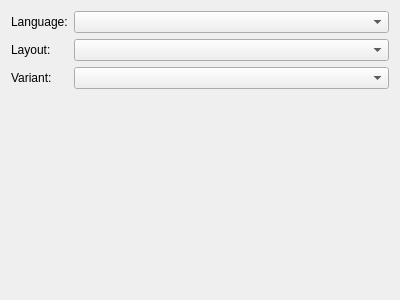
<?xml version="1.0" encoding="UTF-8"?>
<ui version="4.0">
 <class>LayoutSelector</class>
 <widget class="QWidget" name="LayoutSelector">
  <property name="geometry">
   <rect>
    <x>0</x>
    <y>0</y>
    <width>400</width>
    <height>300</height>
   </rect>
  </property>
  <property name="windowTitle">
   <string>Form</string>
  </property>
  <layout class="QVBoxLayout" name="verticalLayout">
   <item>
    <layout class="QFormLayout" name="formLayout">
     <item row="1" column="0">
      <widget class="QLabel" name="label_3">
       <property name="text">
        <string>Language:</string>
       </property>
      </widget>
     </item>
     <item row="1" column="1">
      <widget class="QComboBox" name="languageComboBox">
       <property name="sizePolicy">
        <sizepolicy hsizetype="MinimumExpanding" vsizetype="Fixed">
         <horstretch>0</horstretch>
         <verstretch>0</verstretch>
        </sizepolicy>
       </property>
      </widget>
     </item>
     <item row="2" column="0">
      <widget class="QLabel" name="label">
       <property name="text">
        <string>Layout:</string>
       </property>
      </widget>
     </item>
     <item row="2" column="1">
      <widget class="QComboBox" name="layoutComboBox">
       <property name="sizePolicy">
        <sizepolicy hsizetype="MinimumExpanding" vsizetype="Fixed">
         <horstretch>0</horstretch>
         <verstretch>0</verstretch>
        </sizepolicy>
       </property>
      </widget>
     </item>
     <item row="3" column="0">
      <widget class="QLabel" name="label_2">
       <property name="text">
        <string>Variant:</string>
       </property>
      </widget>
     </item>
     <item row="3" column="1">
      <widget class="QComboBox" name="variantComboBox">
       <property name="sizePolicy">
        <sizepolicy hsizetype="MinimumExpanding" vsizetype="Fixed">
         <horstretch>0</horstretch>
         <verstretch>0</verstretch>
        </sizepolicy>
       </property>
      </widget>
     </item>
    </layout>
   </item>
  </layout>
 </widget>
 <resources/>
 <connections/>
</ui>
